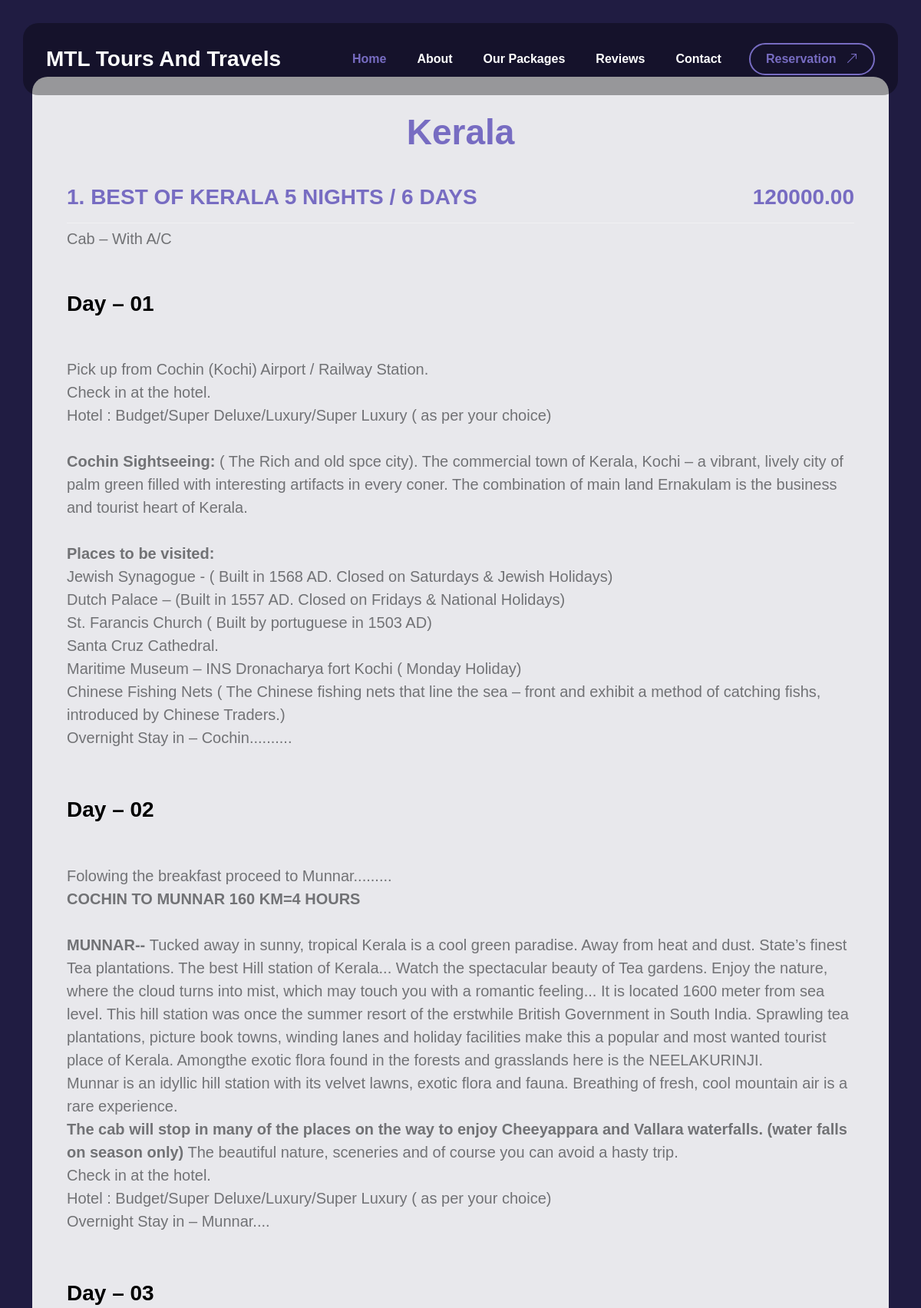
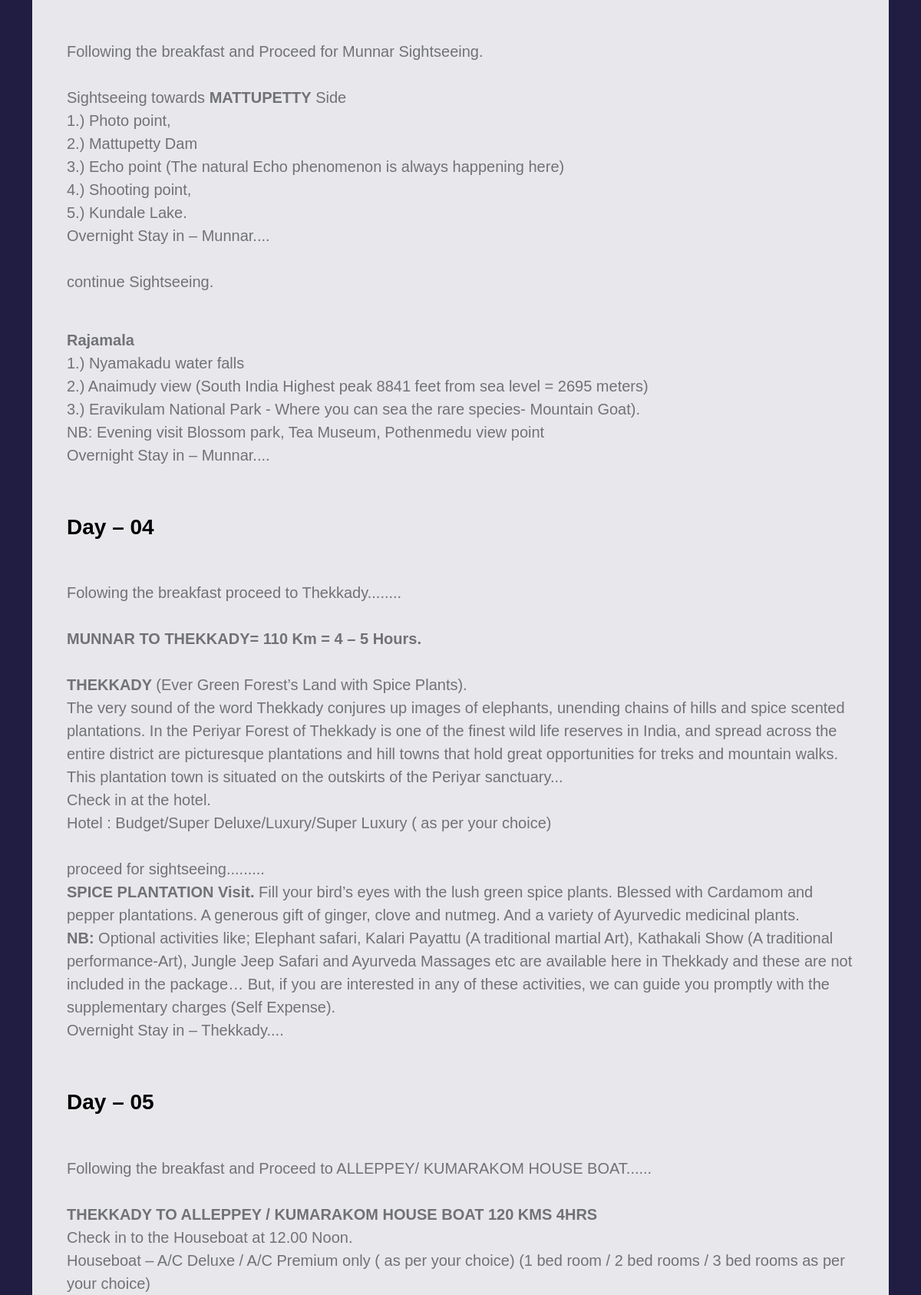
Page /category/7/ (upper part) on the committed database (2 pictures, top to bottom).
### travelapp/models.py (models this page shows, shortened)
class Category(models.Model):
    heading = models.CharField(max_length=255, verbose_name='Category Heading')
    image = models.ImageField(upload_to='image/', null=True, blank=True)

class Package(models.Model):
    category = models.ForeignKey(Category, on_delete=models.SET_DEFAULT, default=None, related_name='packages', verbose_name=('Category'))
    name = models.CharField(max_length=255, verbose_name=('Package Name'), unique=True)
    price = models.DecimalField(max_digits=8, decimal_places=2, verbose_name=('Price'))
    description = RichTextField(null=True, blank=True, verbose_name=('Description'))

### travelapp/views.py (the view)
# urls.py: path('category/<int:category_id>/',views. package_view, name='package_view'),
def package_view(request, category_id):
    category = get_object_or_404(Category, id=category_id)
    packages = category.packages.all()
    return render(request, 'package_view.html', {'category': category, 'packages': packages})

### travelapp/templates/package_view.html (shortened to what this page needs)
<!DOCTYPE html>
{%load static%}
<html lang="en">
<head>
    <link rel="stylesheet" href="{% static 'css/bootstrap.min.css' %}">
    <link rel="stylesheet" href="{% static 'css/bootstrap-icons.css' %}">
    <link rel="stylesheet" href="{% static 'css/vegas.min.css' %}">
    <link rel="stylesheet" href="{% static 'css/tooplate-barista.css' %}">
</head>
<body class="reservation-page">
    <main>
         <nav class="navbar navbar-expand-lg">
                    <div class="container">
                        <a class="navbar-brand d-flex align-items-center" href="{% url 'index' %}">
                            MTL Tours And Travels
                        </a>
                        <div class="collapse navbar-collapse" id="navbarNav">
                            <ul class="navbar-nav ms-lg-auto">
                                <li class="nav-item">
                                    <a class="nav-link click-scroll" href="{% url 'index' %}#section_1">Home</a>
                                </li>
                                <li class="nav-item">
                                    <a class="nav-link click-scroll" href="{% url 'index' %}#section_2">About</a>
                                </li>
                                <li class="nav-item">
                                    <a class="nav-link click-scroll" href="{% url 'category_selection' %}">Our Packages</a>
                                </li>
                                <li class="nav-item">
                                    <a class="nav-link click-scroll" href="{% url 'index' %}#section_4">Reviews</a>
                                </li>
                                <li class="nav-item">
                                    <a class="nav-link click-scroll" href="{% url 'index' %}#section_5">Contact</a>
                                </li>
                            </ul>
                            <div class="ms-lg-3">
                                <a class="btn custom-btn custom-border-btn" href="{% url 'reservation' %}">
                                    Reservation
                                    <i class="bi-arrow-up-right ms-2"></i>
                                </a>
                            </div>
                        </div>
                    </div>
                </nav>
        <section class="menu-section section-padding" id="section_3">
            <div class="container">
                <div class="row">
                    <div class="col-lg-14 col-12 mb-4 mb-lg-0">
                        <div style="background: rgba(255, 255, 255, 0.897);
                        border-radius: var(--border-radius-medium);
                        padding: 45px;">
                            <div class="text-center mb-4 pb-lg-2">
                                <h2 style="color: #776cc2;">{{ category.heading }}</h2>
                            </div>
                            {% for package in category.packages.all %}
                                <div class="menu-block">
                                    <div class="d-flex">
                                        <h4 style="color: #776cc2;">{{ package.name }}</h4>
                                        <h4 class="ms-auto" style="color: #776cc2;" style="font-size: 1.5em;">{{ package.price }}</h4>
                                    </div>
                                    <div class="border-top mt-2 pt-2">
                                        <h4> {{ package.description|safe }}<h4>
                                    </div>
                                </div>
                            {% endfor %}
                        </div>
                    </div>
                </div>
            </div>
        </section>
    </main>
</body>
</html>

### travelapp/static/css/tooplate-barista.css (style rules this page uses)
:root { --white-color: #ffffff; --primary-color: #776cc2; --secondary-color: #776cc2; --section-bg-color: #201c42; --custom-btn-bg-color: #776cc2; --custom-btn-bg-hover-color: #776cc2; --dark-color: #000000; --p-color: #717275; --border-color: #7fffd4; --link-hover-color: #201c42; --body-font-family: 'Plus Jakarta Sans', sans-serif; --h1-font-size: 68px; --h2-font-size: 46px; --h3-font-size: 32px; --h4-font-size: 28px; --h5-font-size: 24px; --h6-font-size: 22px; --p-font-size: 20px; --btn-font-size: 16px; --form-btn-font-size: 18px; --menu-font-size: 16px; --border-radius-large: 100px; --border-radius-medium: 20px; --border-radius-small: 10px; --font-weight-thin: 200; --font-weight-light: 300; --font-weight-normal: 400; --font-weight-bold: 700; }
body { background-color: var(--white-color); font-family: var(--body-font-family); }
h2, h3, h4, h5, h6 { color: var(--dark-color); }
h1, h2, h3, h4, h5, h6 { font-weight: var(--font-weight-bold); }
h2 { font-size: var(--h2-font-size); }
h4 { font-size: var(--h4-font-size); }
p { color: var(--p-color); font-size: var(--p-font-size); font-weight: var(--font-weight-light); }
ul li { color: var(--p-color); font-size: var(--p-font-size); font-weight: var(--font-weight-light); }
a, button { touch-action: manipulation; transition: all 0.3s; }
a { display: inline-block; color: var(--primary-color); text-decoration: none; }
b, strong { font-weight: var(--font-weight-bold); }
.section-padding { padding-top: 100px; padding-bottom: 100px; }
.custom-btn { background: var(--custom-btn-bg-color); border: 2px solid transparent; border-radius: var(--border-radius-large); color: var(--white-color); font-size: var(--btn-font-size); font-weight: var(--font-weight-bold); line-height: normal; transition: all 0.3s; padding: 12px 28px; }
.custom-border-btn { background: transparent; border: 2px solid var(--white-color); color: var(--white-color); }
.navbar { background: transparent; z-index: 999999; padding-top: 30px; padding-bottom: 30px; }
.navbar .container { background: rgba(0, 0, 0, 0.35); border-radius: var(--border-radius-medium); padding: 15px 30px; }
.navbar-brand, .navbar-brand:hover { font-size: var(--h4-font-size); font-weight: var(--font-weight-bold); display: block; color: var(--white-color); }
.navbar .custom-btn { padding: 10px 20px; }
.navbar-expand-lg .navbar-nav .nav-link { border-radius: var(--border-radius-large); margin: 10px; padding: 10px; }
.navbar-nav .nav-link { display: inline-block; color: var(--white-color); font-size: var(--menu-font-size); font-weight: var(--font-weight-bold); padding-top: 15px; padding-bottom: 15px; }
.navbar-nav .nav-link.active, .navbar-nav .nav-link:hover { color: var(--secondary-color); }
.menu-section { background-color: #201c42; background-repeat: no-repeat; }
.menu-block .border-top { border-top-color: rgba(255, 255, 255, 0.35) !important; }
.reservation-page .custom-border-btn { border-color: var(--secondary-color); color: var(--secondary-color); }

### rows in the picture
Category: heading "Kerala"
Package: name "1. BEST OF KERALA 5 NIGHTS / 6 DAYS", price "120000.00", description "Cab – With A/C Day – 01 Pick up from Cochin (Kochi) Airport / Railway Station. Check in at the hotel. Hotel : Budget/Super Deluxe/Luxury/Super Luxury ( as per your choice) Cochin Sightseeing: ( The Rich and old spce city). The commercial town of Kerala, Kochi – a vibrant, lively city of palm green filled with interesting artifacts in every coner. The combination of main land Ernakulam is the business and tourist heart of Kerala. Places to be visited: Jewish Synagogue - ( Built in 1568 AD. Closed on Saturdays & Jewish Holidays) Dutch Palace – (Built in 1557 AD. Closed on Fridays & National Holidays) St. Farancis Church ( Built by portuguese in 1503 AD) Santa Cruz Cathedral. Maritime Museum –…"
